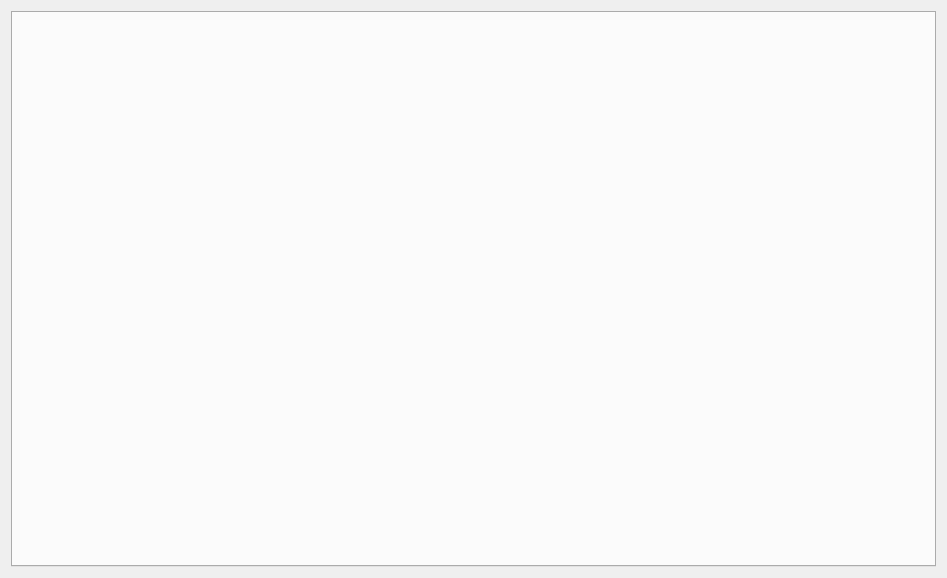
<?xml version="1.0" encoding="UTF-8"?>
<ui version="4.0">
 <class>DebugPage</class>
 <widget class="QWidget" name="DebugPage">
  <property name="geometry">
   <rect>
    <x>0</x>
    <y>0</y>
    <width>947</width>
    <height>578</height>
   </rect>
  </property>
  <property name="windowTitle">
   <string>相机测试</string>
  </property>
  <layout class="QVBoxLayout" name="verticalLayout">
   <item>
    <widget class="QTabWidget" name="tab"/>
   </item>
  </layout>
 </widget>
 <resources/>
 <connections/>
</ui>
